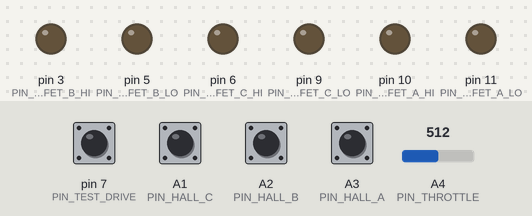
Bench run of a program on a simulated Arduino Nano, built with avr-gcc and run on an emulated ATmega328P. On the bench: output pins drawn as LEDs (lit = HIGH). The test bench sets the inputs (shaded band); at power-on: A1 (PIN_HALL_C), A2 (PIN_HALL_B), A3 (PIN_HALL_A), pin 7 (PIN_TEST_DRIVE) HIGH, A4 (PIN_THROTTLE) = 512.

Above: at 1.2 s.
1.3 s: A1 (PIN_HALL_C) pulled LOW for 0.15 s
At 1.37 s:
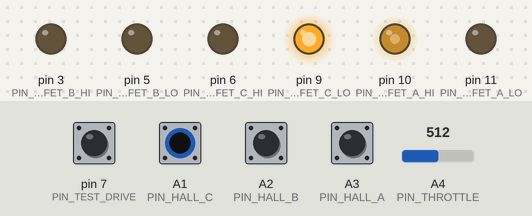
2.9 s: A2 (PIN_HALL_B) pulled LOW for 0.15 s
At 2.97 s:
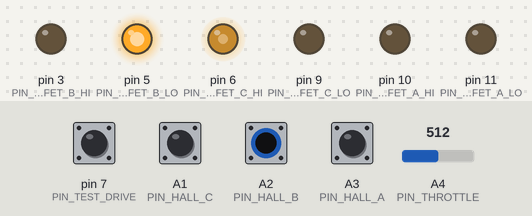
4.5 s: A3 (PIN_HALL_A) pulled LOW for 0.15 s
At 4.57 s:
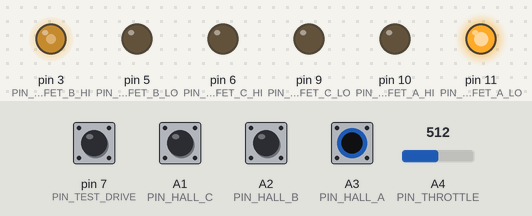
6.1 s: A1 (PIN_HALL_C) pulled LOW for 1 s
At 7.9 s:
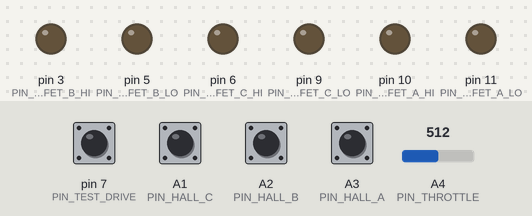
8.6 s: A2 (PIN_HALL_B) pulled LOW for 1 s
At 9.0 s:
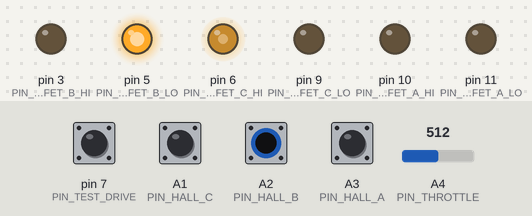
11.1 s: A1 (PIN_HALL_C) driven LOW and A2 (PIN_HALL_B) driven LOW
At 12.1 s:
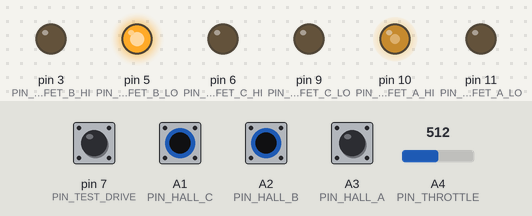
Timing chart, 0 to 13.6 s (numbered marks = the images above; inputs shaded):
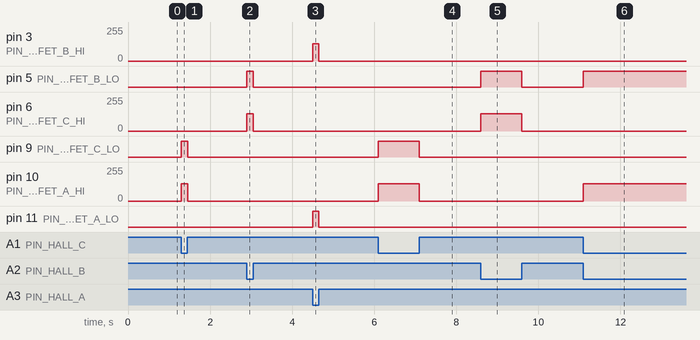

The program:

main.cpp
```cpp
/*  Arduino Motor Controller Firmware */
#include "Arduino.h"

// This must be set to 0 in order to run motor
#define DEBUG_MODE 0
#define HALL_DEBUG_MODE 0
#define HI_LO_DEBUG_MODE 0
#define THROTTLE_DEBUG_MODE 0


#define PIN_MOSFET_A_LO 11 // 11
#define PIN_MOSFET_A_HI 10 // 10

#define PIN_MOSFET_B_LO 5 // 9
#define PIN_MOSFET_B_HI 3 // 6

#define PIN_MOSFET_C_LO 9 // 5
#define PIN_MOSFET_C_HI 6 // 3

#define PIN_HALL_A A3
#define PIN_HALL_B A2
#define PIN_HALL_C A1

#define PIN_TEST_DRIVE 7

#define PIN_THROTTLE A4

void setup() {

    GTCCR = (1<<TSM)|(1<<PSRASY)|(1<<PSRSYNC); // halt all timers

    // Timer0 controls pins 5, 6
    // Set timer mode to PWM Phase Correct
    TCCR0A = ((TCCR0A & 0b11111100) | 0x01);
    // set prescaler to 1 - 32kHz
    TCCR0B = ((TCCR0B & 0b11110000) | 0x01);

    // Timer1 controls pins 9, 10
    // set prescaler to 1 - 32kHz
    TCCR1B = ((TCCR1B & 0b11110000) | 0x01);

    // Timer2 controls pins 3, 11
    // set prescaler to 1 - 32kHz
    TCCR2B = ((TCCR2B & 0b11110000) | 0x01);

    // set all timers to the same value
    TCNT0 = 0; // set timer0 to 0
    TCNT1H = 0; // set timer1 high byte to 0
    TCNT1L = 0; // set timer1 low byte to 0
    TCNT2 = 0; // set timer2 to 0

    GTCCR = 0; // release all timers

    pinMode(PIN_MOSFET_A_LO, OUTPUT);
    pinMode(PIN_MOSFET_A_HI, OUTPUT);

    pinMode(PIN_MOSFET_B_LO, OUTPUT);
    pinMode(PIN_MOSFET_B_HI, OUTPUT);

    pinMode(PIN_MOSFET_C_LO, OUTPUT);
    pinMode(PIN_MOSFET_C_HI, OUTPUT);

    analogWrite(PIN_MOSFET_A_LO, 0);
    analogWrite(PIN_MOSFET_A_HI, 0);

    analogWrite(PIN_MOSFET_B_HI, 0);
    analogWrite(PIN_MOSFET_B_LO, 0);

    analogWrite(PIN_MOSFET_C_LO, 0);
    analogWrite(PIN_MOSFET_C_HI, 0);

    pinMode(PIN_HALL_A, INPUT_PULLUP);
    pinMode(PIN_HALL_B, INPUT_PULLUP);
    pinMode(PIN_HALL_C, INPUT_PULLUP);

    pinMode(PIN_TEST_DRIVE, INPUT_PULLUP);

    if (DEBUG_MODE) {
        Serial.begin(9600);
    }
    if (HI_LO_DEBUG_MODE) {
        Serial.begin(9600);
    }
}

int counter = 0;

void loop() {
    bool hallA = digitalRead(PIN_HALL_A);
    bool hallB = digitalRead(PIN_HALL_B);
    bool hallC = digitalRead(PIN_HALL_C);

    // Reading from potentiometer
    int reading = analogRead(PIN_THROTTLE);

    int dutyCycle = (reading / 4);

    if (digitalRead(PIN_TEST_DRIVE) == LOW){
        dutyCycle = 70;
    }

    //int Throttle = analogRead(A4);
    if (DEBUG_MODE){
        counter++;
        if (counter == 100){
            counter = 0;
            if (HALL_DEBUG_MODE) {
                Serial.print("hallA: ");
                Serial.print(hallA);
                Serial.print(" - hallB: ");
                Serial.print(hallB);
                Serial.print(" - hallC: ");
                Serial.println(hallC);
            }
            if (HI_LO_DEBUG_MODE){
                int A_HI = analogRead(PIN_MOSFET_A_HI);
                int A_LO = analogRead(PIN_MOSFET_A_LO);
                int B_HI = analogRead(PIN_MOSFET_B_HI);
                int B_LO = analogRead(PIN_MOSFET_B_LO);
                int C_HI = analogRead(PIN_MOSFET_C_HI);
                int C_LO = analogRead(PIN_MOSFET_C_LO);

                Serial.print("Pin Mosfet A Hi: ");
                Serial.print(A_HI);
                Serial.print("  -  Pin Mosfet A LO: ");
                Serial.print(A_LO);
                Serial.print("  Pin Mosfet B Hi: ");
                Serial.print(B_HI);
                Serial.print("  -  Pin Mosfet B LO: ");
                Serial.print(B_LO);
                Serial.print("  Pin Mosfet C Hi: ");
                Serial.print(C_HI);
                Serial.print("  -  Pin Mosfet C LO: ");
                Serial.println(C_LO);
            }
            if (THROTTLE_DEBUG_MODE){
                Serial.print("Throttle output: ");
                Serial.print(reading);
                Serial.print(" - Duty Cycle: ");
                Serial.println(dutyCycle);
            }
        }
    }
    if (hallA && hallB && hallC) {
        analogWrite(PIN_MOSFET_A_LO, 0);
        analogWrite(PIN_MOSFET_A_HI, 0);

        analogWrite(PIN_MOSFET_B_HI, 0);

        analogWrite(PIN_MOSFET_C_LO, 0);

        analogWrite(PIN_MOSFET_B_LO, 0);
        analogWrite(PIN_MOSFET_C_HI, 0);
        } else if (!hallA && !hallB && !hallC) {
        analogWrite(PIN_MOSFET_A_LO, 0);
        analogWrite(PIN_MOSFET_A_HI, 0);

        analogWrite(PIN_MOSFET_B_HI, 0);

        analogWrite(PIN_MOSFET_C_LO, 0);

        analogWrite(PIN_MOSFET_B_LO, 0);
        analogWrite(PIN_MOSFET_C_HI, 0);
    } else if (hallA && !hallB && hallC) {
        analogWrite(PIN_MOSFET_A_LO, 0);
        analogWrite(PIN_MOSFET_A_HI, 0);

        analogWrite(PIN_MOSFET_B_HI, 0);

        analogWrite(PIN_MOSFET_C_LO, 0);

        digitalWrite(PIN_MOSFET_B_LO, HIGH);
        analogWrite(PIN_MOSFET_C_HI, dutyCycle);
    } else if (hallA && !hallB && !hallC) {
        analogWrite(PIN_MOSFET_A_LO, 0);

        analogWrite(PIN_MOSFET_B_HI, 0);

        analogWrite(PIN_MOSFET_C_LO, 0);
        analogWrite(PIN_MOSFET_C_HI, 0);

        analogWrite(PIN_MOSFET_A_HI, dutyCycle);
        digitalWrite(PIN_MOSFET_B_LO, HIGH);
    } else if (hallA && hallB && !hallC) {
        analogWrite(PIN_MOSFET_A_LO, 0);

        analogWrite(PIN_MOSFET_B_LO, 0);
        analogWrite(PIN_MOSFET_B_HI, 0);

        analogWrite(PIN_MOSFET_C_HI, 0);

        analogWrite(PIN_MOSFET_A_HI, dutyCycle);
        digitalWrite(PIN_MOSFET_C_LO, HIGH);
    } else if (!hallA && hallB && !hallC) {
        analogWrite(PIN_MOSFET_A_LO, 0);
        analogWrite(PIN_MOSFET_A_HI, 0);

        analogWrite(PIN_MOSFET_B_LO, 0);

        analogWrite(PIN_MOSFET_C_HI, 0);

        analogWrite(PIN_MOSFET_B_HI, dutyCycle);
        digitalWrite(PIN_MOSFET_C_LO, HIGH);
    } else if (!hallA && hallB && hallC) {
        analogWrite(PIN_MOSFET_A_HI, 0);

        analogWrite(PIN_MOSFET_B_LO, 0);

        analogWrite(PIN_MOSFET_C_LO, 0);
        analogWrite(PIN_MOSFET_C_HI, 0);

        digitalWrite(PIN_MOSFET_A_LO, HIGH);
        analogWrite(PIN_MOSFET_B_HI, dutyCycle);
    } else if (!hallA && !hallB && hallC) {
        analogWrite(PIN_MOSFET_A_HI, 0);

        analogWrite(PIN_MOSFET_B_LO, 0);
        analogWrite(PIN_MOSFET_B_HI, 0);

        analogWrite(PIN_MOSFET_C_LO, 0);

        digitalWrite(PIN_MOSFET_A_LO, HIGH);
        analogWrite(PIN_MOSFET_C_HI, dutyCycle);
    }
}
```

Measured:
- after the input at 1.3 s, pin 9 (PIN_MOSFET_C_LO): LOW → HIGH at once, → LOW 0.15 s later; pin 10 (PIN_MOSFET_A_HI): 0/255 → 128/255 at once, → 0/255 0.15 s later
- after the input at 2.9 s, pin 5 (PIN_MOSFET_B_LO): LOW → HIGH at once, → LOW 0.15 s later; pin 6 (PIN_MOSFET_C_HI): 0/255 → 128/255 at once, → 0/255 0.15 s later
- after the input at 4.5 s, pin 3 (PIN_MOSFET_B_HI): 0/255 → 128/255 at once, → 0/255 0.15 s later; pin 11 (PIN_MOSFET_A_LO): LOW → HIGH at once, → LOW 0.15 s later
- after the input at 6.1 s, pin 9 (PIN_MOSFET_C_LO): LOW → HIGH at once, → LOW 1.0 s later; pin 10 (PIN_MOSFET_A_HI): 0/255 → 128/255 at once, → 0/255 1.0 s later
- after the input at 8.6 s, pin 5 (PIN_MOSFET_B_LO): LOW → HIGH at once, → LOW 1.0 s later; pin 6 (PIN_MOSFET_C_HI): 0/255 → 128/255 at once, → 0/255 1.0 s later
- after the input at 11.1 s, pin 5 (PIN_MOSFET_B_LO): LOW → HIGH at once; pin 10 (PIN_MOSFET_A_HI): 0/255 → 128/255 at once
